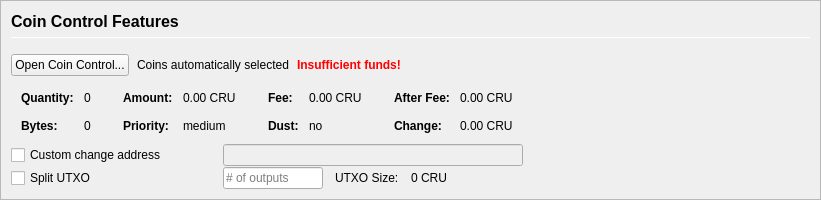
         <widget class="QFrame" name="frameCoinControl">
          <property name="sizePolicy">
           <sizepolicy hsizetype="Expanding" vsizetype="Expanding">
            <horstretch>0</horstretch>
            <verstretch>0</verstretch>
           </sizepolicy>
          </property>
          <property name="maximumSize">
           <size>
            <width>16777215</width>
            <height>16777215</height>
           </size>
          </property>
          <property name="frameShape">
           <enum>QFrame::StyledPanel</enum>
          </property>
          <property name="frameShadow">
           <enum>QFrame::Sunken</enum>
          </property>
          <layout class="QVBoxLayout" name="verticalLayoutCoinControl2">
           <property name="spacing">
            <number>0</number>
           </property>
           <property name="leftMargin">
            <number>0</number>
           </property>
           <property name="topMargin">
            <number>0</number>
           </property>
           <property name="rightMargin">
            <number>0</number>
           </property>
           <property name="bottomMargin">
            <number>0</number>
           </property>
           <item>
            <widget class="QFrame" name="frameCoinControl_BG">
             <layout class="QVBoxLayout" name="verticalLayoutCoinControl" stretch="0,0,0,0,0,0">
              <property name="spacing">
               <number>1</number>
              </property>
              <property name="leftMargin">
               <number>10</number>
              </property>
              <property name="topMargin">
               <number>10</number>
              </property>
              <item>
               <layout class="QHBoxLayout" name="horizontalLayoutCoinControl1">
                <property name="bottomMargin">
                 <number>15</number>
                </property>
                <item>
                 <layout class="QVBoxLayout" name="verticalLayout_3">
                  <property name="spacing">
                   <number>6</number>
                  </property>
                  <item>
                   <widget class="QLabel" name="labelCoinControlFeatures">
                    <property name="sizePolicy">
                     <sizepolicy hsizetype="Preferred" vsizetype="Maximum">
                      <horstretch>0</horstretch>
                      <verstretch>0</verstretch>
                     </sizepolicy>
                    </property>
                    <property name="minimumSize">
                     <size>
                      <width>0</width>
                      <height>20</height>
                     </size>
                    </property>
                    <property name="font">
                     <font>
                      <pointsize>12</pointsize>
                      <weight>75</weight>
                      <bold>true</bold>
                     </font>
                    </property>
                    <property name="styleSheet">
                     <string notr="true">font-weight:bold;</string>
                    </property>
                    <property name="text">
                     <string>Coin Control Features</string>
                    </property>
                   </widget>
                  </item>
                  <item>
                   <widget class="Line" name="line">
                    <property name="minimumSize">
                     <size>
                      <width>0</width>
                      <height>1</height>
                     </size>
                    </property>
                    <property name="maximumSize">
                     <size>
                      <width>16777215</width>
                      <height>1</height>
                     </size>
                    </property>
                    <property name="orientation">
                     <enum>Qt::Horizontal</enum>
                    </property>
                   </widget>
                  </item>
                 </layout>
                </item>
               </layout>
              </item>
              <item>
               <layout class="QHBoxLayout" name="horizontalLayoutCoinControl2" stretch="0,0,0,0">
                <property name="spacing">
                 <number>8</number>
                </property>
                <property name="bottomMargin">
                 <number>10</number>
                </property>
                <item>
                 <widget class="QPushButton" name="pushButtonCoinControl">
                  <property name="styleSheet">
                   <string notr="true"/>
                  </property>
                  <property name="text">
                   <string>Open Coin Control...</string>
                  </property>
                  <property name="autoDefault">
                   <bool>false</bool>
                  </property>
                 </widget>
                </item>
                <item>
                 <widget class="QLabel" name="labelCoinControlAutomaticallySelected">
                  <property name="text">
                   <string>Coins automatically selected</string>
                  </property>
                  <property name="margin">
                   <number>5</number>
                  </property>
                 </widget>
                </item>
                <item>
                 <widget class="QLabel" name="labelCoinControlInsuffFunds">
                  <property name="font">
                   <font>
                    <weight>75</weight>
                    <bold>true</bold>
                   </font>
                  </property>
                  <property name="styleSheet">
                   <string notr="true">color:red;font-weight:bold;</string>
                  </property>
                  <property name="text">
                   <string>Insufficient funds!</string>
                  </property>
                  <property name="margin">
                   <number>5</number>
                  </property>
                 </widget>
                </item>
                <item>
                 <spacer name="horizontalSpacerCoinControl">
                  <property name="orientation">
                   <enum>Qt::Horizontal</enum>
                  </property>
                  <property name="sizeHint" stdset="0">
                   <size>
                    <width>40</width>
                    <height>1</height>
                   </size>
                  </property>
                 </spacer>
                </item>
               </layout>
              </item>
              <item>
               <widget class="QWidget" name="widgetCoinControl" native="true">
                <property name="sizePolicy">
                 <sizepolicy hsizetype="Preferred" vsizetype="Preferred">
                  <horstretch>0</horstretch>
                  <verstretch>0</verstretch>
                 </sizepolicy>
                </property>
                <property name="minimumSize">
                 <size>
                  <width>0</width>
                  <height>0</height>
                 </size>
                </property>
                <property name="styleSheet">
                 <string notr="true"/>
                </property>
                <layout class="QHBoxLayout" name="horizontalLayoutCoinControl5">
                 <property name="leftMargin">
                  <number>0</number>
                 </property>
                 <property name="topMargin">
                  <number>0</number>
                 </property>
                 <property name="rightMargin">
                  <number>0</number>
                 </property>
                 <property name="bottomMargin">
                  <number>0</number>
                 </property>
                 <item>
                  <layout class="QHBoxLayout" name="horizontalLayoutCoinControl3" stretch="0,0,0,1">
                   <property name="spacing">
                    <number>20</number>
                   </property>
                   <property name="topMargin">
                    <number>0</number>
                   </property>
                   <property name="bottomMargin">
                    <number>10</number>
                   </property>
                   <item>
                    <layout class="QFormLayout" name="formLayoutCoinControl1">
                     <property name="horizontalSpacing">
                      <number>10</number>
                     </property>
                     <property name="verticalSpacing">
                      <number>14</number>
                     </property>
                     <property name="leftMargin">
                      <number>10</number>
                     </property>
                     <property name="topMargin">
                      <number>4</number>
                     </property>
                     <property name="rightMargin">
                      <number>6</number>
                     </property>
                     <item row="0" column="0">
                      <widget class="QLabel" name="labelCoinControlQuantityText">
                       <property name="font">
                        <font>
                         <weight>75</weight>
                         <bold>true</bold>
                        </font>
                       </property>
                       <property name="text">
                        <string>Quantity:</string>
                       </property>
                       <property name="margin">
                        <number>0</number>
                       </property>
                      </widget>
                     </item>
                     <item row="0" column="1">
                      <widget class="QLabel" name="labelCoinControlQuantity">
                       <property name="cursor">
                        <cursorShape>IBeamCursor</cursorShape>
                       </property>
                       <property name="contextMenuPolicy">
                        <enum>Qt::ActionsContextMenu</enum>
                       </property>
                       <property name="text">
                        <string notr="true">0</string>
                       </property>
                       <property name="margin">
                        <number>0</number>
                       </property>
                       <property name="textInteractionFlags">
                        <set>Qt::LinksAccessibleByMouse|Qt::TextSelectableByKeyboard|Qt::TextSelectableByMouse</set>
                       </property>
                      </widget>
                     </item>
                     <item row="1" column="0">
                      <widget class="QLabel" name="labelCoinControlBytesText">
                       <property name="font">
                        <font>
                         <weight>75</weight>
                         <bold>true</bold>
                        </font>
                       </property>
                       <property name="text">
                        <string>Bytes:</string>
                       </property>
                      </widget>
                     </item>
                     <item row="1" column="1">
                      <widget class="QLabel" name="labelCoinControlBytes">
                       <property name="cursor">
                        <cursorShape>IBeamCursor</cursorShape>
                       </property>
                       <property name="contextMenuPolicy">
                        <enum>Qt::ActionsContextMenu</enum>
                       </property>
                       <property name="text">
                        <string notr="true">0</string>
                       </property>
                       <property name="textInteractionFlags">
                        <set>Qt::LinksAccessibleByMouse|Qt::TextSelectableByKeyboard|Qt::TextSelectableByMouse</set>
                       </property>
                      </widget>
                     </item>
                    </layout>
                   </item>
                   <item>
                    <layout class="QFormLayout" name="formLayoutCoinControl2">
                     <property name="horizontalSpacing">
                      <number>10</number>
                     </property>
                     <property name="verticalSpacing">
                      <number>14</number>
                     </property>
                     <property name="leftMargin">
                      <number>6</number>
                     </property>
                     <property name="topMargin">
                      <number>4</number>
                     </property>
                     <property name="rightMargin">
                      <number>6</number>
                     </property>
                     <item row="0" column="0">
                      <widget class="QLabel" name="labelCoinControlAmountText">
                       <property name="font">
                        <font>
                         <weight>75</weight>
                         <bold>true</bold>
                        </font>
                       </property>
                       <property name="text">
                        <string>Amount:</string>
                       </property>
                       <property name="margin">
                        <number>0</number>
                       </property>
                      </widget>
                     </item>
                     <item row="0" column="1">
                      <widget class="QLabel" name="labelCoinControlAmount">
                       <property name="cursor">
                        <cursorShape>IBeamCursor</cursorShape>
                       </property>
                       <property name="contextMenuPolicy">
                        <enum>Qt::ActionsContextMenu</enum>
                       </property>
                       <property name="text">
                        <string notr="true">0.00 CRU</string>
                       </property>
                       <property name="textInteractionFlags">
                        <set>Qt::LinksAccessibleByMouse|Qt::TextSelectableByKeyboard|Qt::TextSelectableByMouse</set>
                       </property>
                      </widget>
                     </item>
                     <item row="1" column="0">
                      <widget class="QLabel" name="labelCoinControlPriorityText">
                       <property name="font">
                        <font>
                         <weight>75</weight>
                         <bold>true</bold>
                        </font>
                       </property>
                       <property name="text">
                        <string>Priority:</string>
                       </property>
                      </widget>
                     </item>
                     <item row="1" column="1">
                      <widget class="QLabel" name="labelCoinControlPriority">
                       <property name="cursor">
                        <cursorShape>IBeamCursor</cursorShape>
                       </property>
                       <property name="contextMenuPolicy">
                        <enum>Qt::ActionsContextMenu</enum>
                       </property>
                       <property name="text">
                        <string>medium</string>
                       </property>
                       <property name="textInteractionFlags">
                        <set>Qt::LinksAccessibleByMouse|Qt::TextSelectableByKeyboard|Qt::TextSelectableByMouse</set>
                       </property>
                      </widget>
                     </item>
                    </layout>
                   </item>
                   <item>
                    <layout class="QFormLayout" name="formLayoutCoinControl3">
                     <property name="horizontalSpacing">
                      <number>10</number>
                     </property>
                     <property name="verticalSpacing">
                      <number>14</number>
                     </property>
                     <property name="leftMargin">
                      <number>6</number>
                     </property>
                     <property name="topMargin">
                      <number>4</number>
                     </property>
                     <property name="rightMargin">
                      <number>6</number>
                     </property>
                     <item row="0" column="0">
                      <widget class="QLabel" name="labelCoinControlFeeText">
                       <property name="font">
                        <font>
                         <weight>75</weight>
                         <bold>true</bold>
                        </font>
                       </property>
                       <property name="text">
                        <string>Fee:</string>
                       </property>
                       <property name="margin">
                        <number>0</number>
                       </property>
                      </widget>
                     </item>
                     <item row="0" column="1">
                      <widget class="QLabel" name="labelCoinControlFee">
                       <property name="cursor">
                        <cursorShape>IBeamCursor</cursorShape>
                       </property>
                       <property name="contextMenuPolicy">
                        <enum>Qt::ActionsContextMenu</enum>
                       </property>
                       <property name="text">
                        <string notr="true">0.00 CRU</string>
                       </property>
                       <property name="textInteractionFlags">
                        <set>Qt::LinksAccessibleByMouse|Qt::TextSelectableByKeyboard|Qt::TextSelectableByMouse</set>
                       </property>
                      </widget>
                     </item>
                     <item row="1" column="0">
                      <widget class="QLabel" name="labelCoinControlLowOutputText">
                       <property name="font">
                        <font>
                         <weight>75</weight>
                         <bold>true</bold>
                        </font>
                       </property>
                       <property name="text">
                        <string>Dust:</string>
                       </property>
                      </widget>
                     </item>
                     <item row="1" column="1">
                      <widget class="QLabel" name="labelCoinControlLowOutput">
                       <property name="cursor">
                        <cursorShape>IBeamCursor</cursorShape>
                       </property>
                       <property name="contextMenuPolicy">
                        <enum>Qt::ActionsContextMenu</enum>
                       </property>
                       <property name="text">
                        <string>no</string>
                       </property>
                       <property name="textInteractionFlags">
                        <set>Qt::LinksAccessibleByMouse|Qt::TextSelectableByKeyboard|Qt::TextSelectableByMouse</set>
                       </property>
                      </widget>
                     </item>
                    </layout>
                   </item>
                   <item>
                    <layout class="QFormLayout" name="formLayoutCoinControl4">
                     <property name="horizontalSpacing">
                      <number>10</number>
                     </property>
                     <property name="verticalSpacing">
                      <number>14</number>
                     </property>
                     <property name="leftMargin">
                      <number>6</number>
                     </property>
                     <property name="topMargin">
                      <number>4</number>
                     </property>
                     <property name="rightMargin">
                      <number>6</number>
                     </property>
                     <item row="0" column="0">
                      <widget class="QLabel" name="labelCoinControlAfterFeeText">
                       <property name="font">
                        <font>
                         <weight>75</weight>
                         <bold>true</bold>
                        </font>
                       </property>
                       <property name="text">
                        <string>After Fee:</string>
                       </property>
                       <property name="margin">
                        <number>0</number>
                       </property>
                      </widget>
                     </item>
                     <item row="0" column="1">
                      <widget class="QLabel" name="labelCoinControlAfterFee">
                       <property name="cursor">
                        <cursorShape>IBeamCursor</cursorShape>
                       </property>
                       <property name="contextMenuPolicy">
                        <enum>Qt::ActionsContextMenu</enum>
                       </property>
                       <property name="text">
                        <string notr="true">0.00 CRU</string>
                       </property>
                       <property name="textInteractionFlags">
                        <set>Qt::LinksAccessibleByMouse|Qt::TextSelectableByKeyboard|Qt::TextSelectableByMouse</set>
                       </property>
                      </widget>
                     </item>
                     <item row="1" column="0">
                      <widget class="QLabel" name="labelCoinControlChangeText">
                       <property name="font">
                        <font>
                         <weight>75</weight>
                         <bold>true</bold>
                        </font>
                       </property>
                       <property name="text">
                        <string>Change:</string>
                       </property>
                      </widget>
                     </item>
                     <item row="1" column="1">
                      <widget class="QLabel" name="labelCoinControlChange">
                       <property name="cursor">
                        <cursorShape>IBeamCursor</cursorShape>
                       </property>
                       <property name="contextMenuPolicy">
                        <enum>Qt::ActionsContextMenu</enum>
                       </property>
                       <property name="text">
                        <string notr="true">0.00 CRU</string>
                       </property>
                       <property name="textInteractionFlags">
                        <set>Qt::LinksAccessibleByMouse|Qt::TextSelectableByKeyboard|Qt::TextSelectableByMouse</set>
                       </property>
                      </widget>
                     </item>
                    </layout>
                   </item>
                  </layout>
                 </item>
                </layout>
               </widget>
              </item>
              <item>
               <layout class="QHBoxLayout" name="horizontalLayoutCoinControl4">
                <property name="spacing">
                 <number>12</number>
                </property>
                <property name="sizeConstraint">
                 <enum>QLayout::SetDefaultConstraint</enum>
                </property>
                <property name="topMargin">
                 <number>0</number>
                </property>
                <property name="rightMargin">
                 <number>0</number>
                </property>
                <item>
                 <widget class="QCheckBox" name="checkBoxCoinControlChange">
                  <property name="sizePolicy">
                   <sizepolicy hsizetype="Preferred" vsizetype="Preferred">
                    <horstretch>0</horstretch>
                    <verstretch>0</verstretch>
                   </sizepolicy>
                  </property>
                  <property name="minimumSize">
                   <size>
                    <width>200</width>
                    <height>0</height>
                   </size>
                  </property>
                  <property name="maximumSize">
                   <size>
                    <width>200</width>
                    <height>16777215</height>
                   </size>
                  </property>
                  <property name="toolTip">
                   <string>If this is activated, but the change address is empty or invalid, change will be sent to a newly generated address.</string>
                  </property>
                  <property name="text">
                   <string>Custom change address</string>
                  </property>
                 </widget>
                </item>
                <item>
                 <widget class="QValidatedLineEdit" name="lineEditCoinControlChange">
                  <property name="enabled">
                   <bool>false</bool>
                  </property>
                  <property name="sizePolicy">
                   <sizepolicy hsizetype="Preferred" vsizetype="Preferred">
                    <horstretch>0</horstretch>
                    <verstretch>0</verstretch>
                   </sizepolicy>
                  </property>
                  <property name="minimumSize">
                   <size>
                    <width>300</width>
                    <height>0</height>
                   </size>
                  </property>
                 </widget>
                </item>
                <item>
                 <widget class="QLabel" name="labelCoinControlChangeLabel">
                  <property name="sizePolicy">
                   <sizepolicy hsizetype="Preferred" vsizetype="Preferred">
                    <horstretch>0</horstretch>
                    <verstretch>0</verstretch>
                   </sizepolicy>
                  </property>
                  <property name="minimumSize">
                   <size>
                    <width>100</width>
                    <height>0</height>
                   </size>
                  </property>
                  <property name="text">
                   <string/>
                  </property>
                  <property name="margin">
                   <number>3</number>
                  </property>
                 </widget>
                </item>
               </layout>
              </item>
              <item>
               <layout class="QHBoxLayout" name="horizontalLayoutCoinControl6">
                <property name="spacing">
                 <number>12</number>
                </property>
                <property name="rightMargin">
                 <number>0</number>
                </property>
                <item>
                 <widget class="QCheckBox" name="splitBlockCheckBox">
                  <property name="sizePolicy">
                   <sizepolicy hsizetype="Preferred" vsizetype="Preferred">
                    <horstretch>0</horstretch>
                    <verstretch>0</verstretch>
                   </sizepolicy>
                  </property>
                  <property name="minimumSize">
                   <size>
                    <width>200</width>
                    <height>0</height>
                   </size>
                  </property>
                  <property name="maximumSize">
                   <size>
                    <width>200</width>
                    <height>16777215</height>
                   </size>
                  </property>
                  <property name="text">
                   <string>Split UTXO</string>
                  </property>
                 </widget>
                </item>
                <item>
                 <widget class="QLineEdit" name="splitBlockLineEdit">
                  <property name="sizePolicy">
                   <sizepolicy hsizetype="Preferred" vsizetype="Preferred">
                    <horstretch>50</horstretch>
                    <verstretch>0</verstretch>
                   </sizepolicy>
                  </property>
                  <property name="minimumSize">
                   <size>
                    <width>100</width>
                    <height>0</height>
                   </size>
                  </property>
                  <property name="maximumSize">
                   <size>
                    <width>100</width>
                    <height>16777215</height>
                   </size>
                  </property>
                  <property name="placeholderText">
                   <string># of outputs</string>
                  </property>
                 </widget>
                </item>
                <item>
                 <widget class="QLabel" name="labelBlockSizeText">
                  <property name="text">
                   <string>UTXO Size:</string>
                  </property>
                 </widget>
                </item>
                <item>
                 <widget class="QLabel" name="labelBlockSize">
                  <property name="text">
                   <string>0 CRU</string>
                  </property>
                 </widget>
                </item>
                <item>
                 <spacer name="horizontalSpacer_7">
                  <property name="orientation">
                   <enum>Qt::Horizontal</enum>
                  </property>
                  <property name="sizeHint" stdset="0">
                   <size>
                    <width>40</width>
                    <height>20</height>
                   </size>
                  </property>
                 </spacer>
                </item>
               </layout>
              </item>
              <item>
               <spacer name="verticalSpacerCoinControl">
                <property name="orientation">
                 <enum>Qt::Vertical</enum>
                </property>
                <property name="sizeHint" stdset="0">
                 <size>
                  <width>800</width>
                  <height>1</height>
                 </size>
                </property>
               </spacer>
              </item>
             </layout>
            </widget>
           </item>
          </layout>
         </widget>
